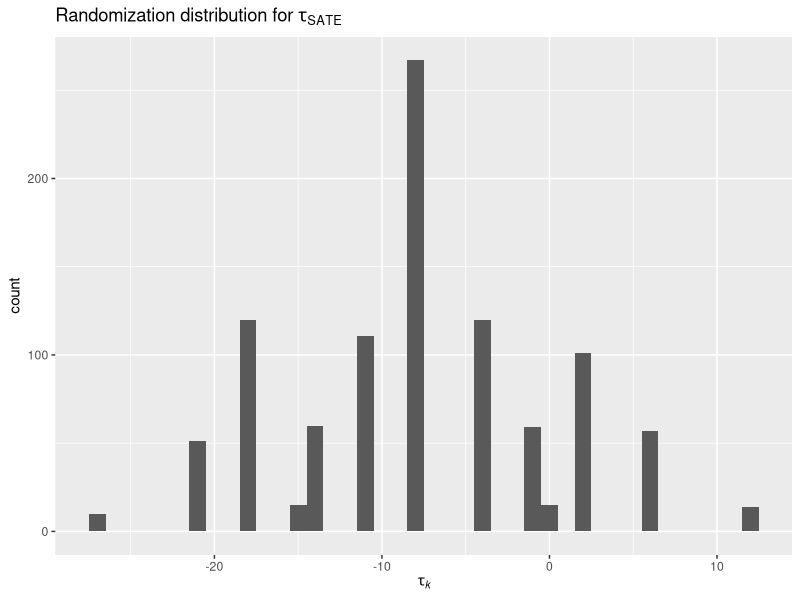
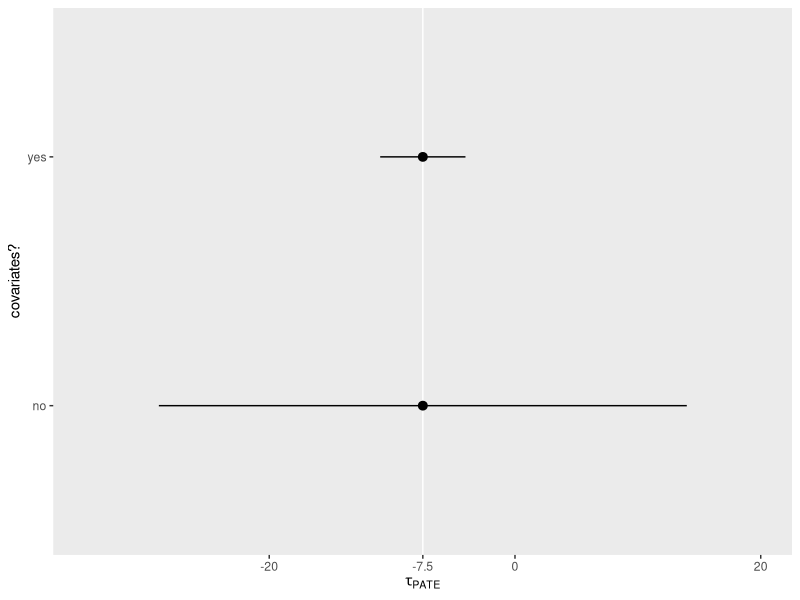

Write the R code that produced these figures, in order.
## ---- chunk 1
knitr::opts_chunk$set(fig.retina = 2.5)
knitr::opts_chunk$set(fig.align = "center")
# options(width = 100)
## ---- chunk 2
library(tidyverse)

d <-
  tibble(i         = c("Audrey", "Anna", "Bob", "Bill", "Caitlin", "Cara", "Dave", "Doug"),
         female    = c(1, 1, 0, 0, 1, 1, 0, 0),
         age       = rep(4:7 * 10, each = 2),
         treatment = rep(0:1, each = 4),
         y0        = c(140, 140, 150, 150, NA, NA, NA, NA),
         y1        = c(NA, NA, NA, NA, 155, 155, 160, 160),
         y         = ifelse(is.na(y1), y0, y1))

d
## ---- chunk 3
d %>% 
  mutate(y0 = rep(14:17 * 10, each = 2),
         y1 = rep(c(27:28, 31:32) * 5, each = 2))
## ---- chunk 4
d %>% 
  mutate(y0 = rep(14:17 * 10, each = 2),
         y1 = rep(c(27:28, 31:32) * 5, each = 2)) %>% 
  mutate(tau = y1 - y0)
## ---- chunk 5
d %>% 
  mutate(y0 = rep(14:17 * 10, each = 2),
         y1 = rep(c(27:28, 31:32) * 5, each = 2)) %>% 
  mutate(tau = y1 - y0) %>% 
  summarise(average_tx_effect = mean(tau))
## ---- chunk 6
d %>% 
  mutate(y0 = rep(14:17 * 10, each = 2),
         y1 = rep(c(27:28, 31:32) * 5, each = 2)) %>% 
  summarise(y0_bar = mean(y0, na.rm = T),
            y1_bar = mean(y1, na.rm = T)) %>% 
  mutate(sate = y1_bar - y0_bar)
## ---- chunk 7
d %>% 
  mutate(y0 = rep(14:17 * 10, each = 2),
         y1 = rep(c(27:28, 31:32) * 5, each = 2)) %>% 
  mutate(y = y1 - y0) %>% 
  group_by(female) %>% 
  summarise(mean_tx_effect = mean(y))
## ---- chunk 8
d %>% 
  group_by(treatment) %>% 
  summarise(mean_age = mean(age))
## ---- chunk 9
d %>% 
  mutate(y0 = rep(14:17 * 10, each = 2),
         y1 = rep(c(27:28, 31:32) * 5, each = 2)) %>% 
  mutate(tau = y1 - y0) %>% 
  summarise(true_sate = mean(tau))


d %>% 
  summarise(y0_bar = mean(y0, na.rm = T),
            y1_bar = mean(y1, na.rm = T)) %>% 
  mutate(observed_sate = y1_bar - y0_bar)
## ---- chunk 10
set.seed(18)

sample(c(0, 0, 0, 0, 1, 1, 1, 1), size = 8, replace = F)
## ---- chunk 11
set.seed(18)

sample(0:1, size = 8, replace = T)
## ---- chunk 12
set.seed(18)

sample(rep(0:1, each = 4), size = 8, replace = F)
## ---- chunk 13
d %>% 
  mutate(treatment = rep(0:1, times = 4)) %>% 
  mutate(y0 = rep(14:17 * 10, each = 2),
         y1 = rep(c(27:28, 31:32) * 5, each = 2)) %>% 
  mutate(y = ifelse(treatment == 0, y0, y1))
## ---- chunk 14
d %>% 
  mutate(treatment = rep(0:1, times = 4)) %>% 
  mutate(y0 = rep(14:17 * 10, each = 2),
         y1 = rep(c(27:28, 31:32) * 5, each = 2)) %>% 
  mutate(y = ifelse(treatment == 0, y0, y1)) %>% 
  group_by(treatment) %>% 
  summarise(y = mean(y)) %>% 
  pivot_wider(names_from = treatment, values_from = y) %>% 
  mutate(tau = `1` - `0`)
## ---- chunk 15
d %>% 
  mutate(treatment = rep(c(1, 0, 1), times = c(3, 4, 1))) %>% 
  mutate(y0 = rep(14:17 * 10, each = 2),
         y1 = rep(c(27:28, 31:32) * 5, each = 2)) %>% 
  mutate(y = ifelse(treatment == 0, y0, y1))
## ---- chunk 16
d %>% 
  mutate(treatment = rep(c(1, 0, 1), times = c(3, 4, 1))) %>% 
  mutate(y0 = rep(14:17 * 10, each = 2),
         y1 = rep(c(27:28, 31:32) * 5, each = 2)) %>% 
  mutate(y = ifelse(treatment == 0, y0, y1)) %>% 
  group_by(treatment) %>% 
  summarise(mean_age = mean(age))
## ---- chunk 17
d %>% 
  mutate(treatment = rep(c(1, 0, 1), times = c(3, 4, 1))) %>% 
  mutate(y0 = rep(14:17 * 10, each = 2),
         y1 = rep(c(27:28, 31:32) * 5, each = 2)) %>% 
  mutate(y = ifelse(treatment == 0, y0, y1)) %>% 
  group_by(treatment) %>% 
  summarise(y = mean(y)) %>% 
  pivot_wider(names_from = treatment, values_from = y) %>% 
  mutate(tau = `1` - `0`)
## ---- chunk 18
sim_tau <- function(seed){
  
  set.seed(seed)
  
  d %>% 
    mutate(treatment = sample(rep(0:1, each = 4), size = 8, replace = F)) %>% 
    mutate(y0 = rep(14:17 * 10, each = 2),
           y1 = rep(c(27:28, 31:32) * 5, each = 2)) %>% 
    mutate(y = ifelse(treatment == 0, y0, y1)) %>% 
    group_by(treatment) %>% 
    summarise(y = mean(y)) %>% 
    pivot_wider(names_from = treatment, values_from = y) %>% 
    mutate(tau = `1` - `0`) %>% 
    pull(tau)
  
}

# how does it work?
sim_tau(seed = 1)
## ---- chunk 19
sim1 <- tibble(k = 1:1000) %>% 
  mutate(tau = map_dbl(k, sim_tau))
## ---- chunk 20
sim1 %>% 
  ggplot(aes(x = tau)) +
  geom_histogram(binwidth = 1) +
  labs(title = expression("Randomization distribution for "*tau[SATE]),
       x = expression(tau[italic(k)]))
## ---- chunk 21
sim1 %>% 
  summarise(mean = mean(tau),
            sd = sd(tau))
## ---- chunk 22
d <-
  tibble(i         = c("Audrey", "Abigail", "Arielle", "Anna", "Bob", "Bill", "Burt", "Brad", "Caitlin", "Cara", "Cassie", "Cindy", "Dave", "Doug", "Dylan", "Derik"),
         female    = rep(c(0, 1, 0, 1), each = 4),
         age       = rep(4:7 * 10, each = 4),
         treatment = rep(c(0, 1, 0, 1, 0, 1, 0, 1), times = c(3, 1, 3, 1, 1, 3, 1, 3)),
         y0        = rep(14:17 * 10, each = 4),
         y1        = rep(c(27:28, 31:32) * 5, each = 4)) %>% 
  mutate(y = ifelse(treatment == 0, y0, y1))

d
## ---- chunk 23
d %>% 
  count(age, treatment) %>% 
  pivot_wider(names_from = age, values_from = n)
## ---- chunk 24
d %>% 
  group_by(treatment) %>% 
  summarise(y = mean(y)) %>% 
  pivot_wider(names_from = treatment, values_from = y) %>% 
  mutate(tau = `1` - `0`)
## ---- chunk 25
d %>% 
  group_by(age, treatment) %>% 
  summarise(y = mean(y)) %>% 
  pivot_wider(names_from = treatment, values_from = y) %>% 
  mutate(tau_j = `1` - `0`)
## ---- chunk 26
d %>% 
  group_by(age, treatment) %>% 
  summarise(y = mean(y)) %>% 
  pivot_wider(names_from = treatment, values_from = y) %>% 
  mutate(tau_j = `1` - `0`) %>% 
  ungroup() %>% 
  summarise(tau = mean(tau_j))
## ---- chunk 27
m18.1 <-
  lm(data = d,
     y ~ 1 + treatment + factor(age))
## ---- chunk 28
summary(m18.1)
## ---- chunk 29
d <-
  tibble(i         = c("Audrey", "Anna", "Bob", "Bill", "Caitlin", "Cara", "Dave", "Doug"),
         female    = c(1, 1, 0, 0, 1, 1, 0, 0),
         age       = rep(4:7 * 10, each = 2),
         treatment = rep(0:1, times = 4),
         y0        = rep(14:17 * 10, each = 2),
         y1        = rep(c(27:28, 31:32) * 5, each = 2)) %>% 
  mutate(y = ifelse(treatment == 0, y0, y1))

d
## ---- chunk 30
m18.2 <-
  lm(data = d,
     y ~ 1 + treatment)

m18.3 <-
  lm(data = d,
     y ~ 1 + treatment + female + age)
## ---- chunk 31
summary(m18.2)
summary(m18.3)
## ---- chunk 32
library(broom)

bind_rows(
  tidy(m18.2, conf.int = T),
  tidy(m18.3, conf.int = T)
) %>% 
  filter(term == "treatment") %>% 
  mutate(covariates = c("no", "yes")) %>% 
  
  ggplot(aes(x = estimate, xmin = conf.low, xmax = conf.high, y = covariates)) +
  geom_vline(xintercept = -7.5, color = "white") +
  geom_pointrange() +
  scale_x_continuous(expression(tau[PATE]), expand = expansion(mult = 0.2),
                     breaks = c(-20, -7.5, 0, 20), labels = c("-20", -7.5, "0", "20")) +
  ylab("covariates?") +
  theme(panel.grid = element_blank())
## ---- chunk 33
sessionInfo()
